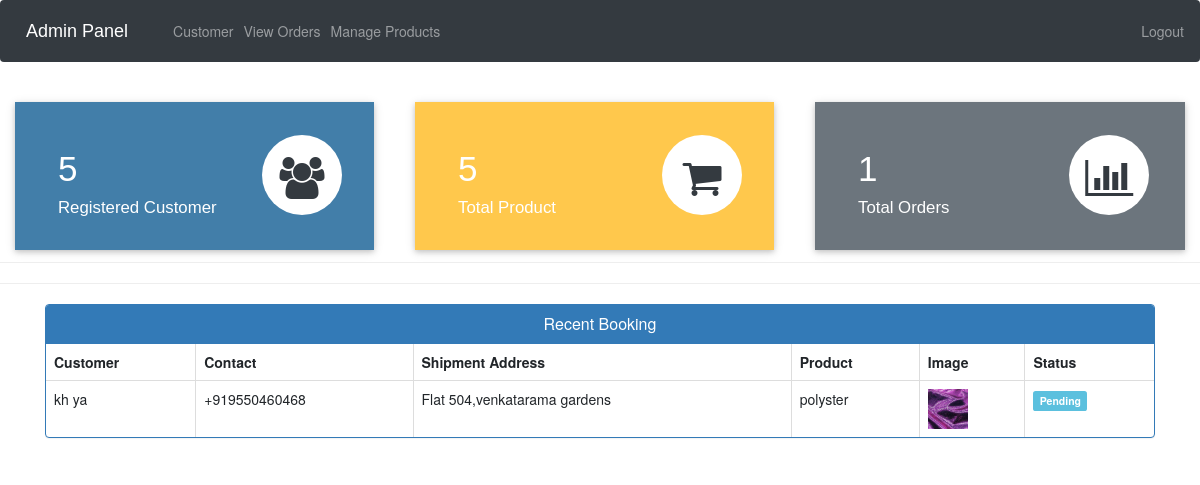
The app's page /admin-dashboard (signed in) with its own data.
### ecom/models.py (models this page shows, shortened)
class Customer(models.Model):
    user=models.OneToOneField(User,on_delete=models.CASCADE)
    profile_pic= models.ImageField(upload_to='profile_pic/CustomerProfilePic/',null=True,blank=True)
    address = models.CharField(max_length=40)
    mobile = models.CharField(max_length=20,null=False)
    @property
    def get_name(self):
        return self.user.first_name+" "+self.user.last_name

class Orders(models.Model):
    STATUS =(
        ('Pending','Pending'),
        ('Order Confirmed','Order Confirmed'),
        ('Out for Delivery','Out for Delivery'),
        ('Delivered','Delivered'),
    )
    customer=models.ForeignKey('Customer', on_delete=models.CASCADE,null=True)
    product=models.ForeignKey('Product',on_delete=models.CASCADE,null=True)
    email = models.CharField(max_length=50,null=True)
    address = models.CharField(max_length=500,null=True)
    mobile = models.CharField(max_length=20,null=True)
    order_date= models.DateField(auto_now_add=True,null=True)
    status=models.CharField(max_length=50,null=True,choices=STATUS)

class Product(models.Model):
    name=models.CharField(max_length=40)
    product_image= models.ImageField(upload_to='product_image/',null=True,blank=True)
    price = models.PositiveIntegerField()
    description=models.CharField(max_length=40)

### ecom/views.py (the view)
# urls.py: path('admin-dashboard', views.admin_dashboard_view,name='admin-dashboard'),
@login_required(login_url='adminlogin')
def admin_dashboard_view(request):
    customercount=models.Customer.objects.all().count()
    productcount=models.Product.objects.all().count()
    ordercount=models.Orders.objects.all().count()
    orders=models.Orders.objects.all()
    ordered_products=[]
    ordered_bys=[]
    for order in orders:
        ordered_product=models.Product.objects.all().filter(id=order.product.id)
        ordered_by=models.Customer.objects.all().filter(id = order.customer.id)
        ordered_products.append(ordered_product)
        ordered_bys.append(ordered_by)
    mydict={
    'customercount':customercount,
    'productcount':productcount,
    'ordercount':ordercount,
    'data':zip(ordered_products,ordered_bys,orders),
    }
    return render(request,'ecom/admin_dashboard.html',context=mydict)

### templates/ecom/admin_dashboard.html
{% extends 'ecom/admin_base.html' %}
{% load static %}
{% block content %}
<br>
{%include 'ecom/admin_dashboard_cards.html'%}
<br><br><br><br><br>
<hr><hr>
<div class="container" >
    <div class="panel panel-primary" >
      <div class="panel-heading" style="text-align:center;">
        <h6 class="panel-title">Recent Booking</h6>
      </div>
      <table class="table table-hover table-bordered" id="dev-table">
        <thead>
          <tr>
            <th>Customer</th>
            <th>Contact</th>
            <th>Shipment Address</th>
            <th>Product</th>
            <th>Image</th>
            <th>Status</th>
          </tr>
        </thead>
        {% for product,customer,order in data %}
        <tr>
          {% for c in customer %}
          <td> {{c.get_name}}</td>
          <td>{{c.mobile}}</td>
          <td>{{order.address}}</td>
          {% endfor %}
          {% for p in product %}
          <td> {{p.name}}</td>
          <td> <img src="{% static p.product_image.url %}" alt="Profile Pic" height="40px" width="40px" /></td>
          {% if order.status == 'Pending'%}
          <td> <span class="label label-info">{{order.status}}</span></td>
          {% elif order.status == 'Delivered' %}
          <td> <span class="label label-success">{{order.status}}</span></td>
          {% elif order.status == 'Out for Delivery' %}
          <td> <span class="label label-warning">{{order.status}}</span></td>
          {%else%}
            <td> <span class="label label-primary">{{order.status}}</span></td>
          {%endif%}
          {% endfor %}
        </tr>
        {% endfor %}
      </table>
  </div>
</div>
{% endblock content %}

### records on screen
Orders: address "Flat 504,venkatarama gardens", status "Pending"
Customer: get_name "kh ya", mobile "+919550460468"
Product: name "polyster", product_image (picture)

### other values on screen
{{ customercount }} "5"
{{ productcount }} "5"
{{ ordercount }} "1"
